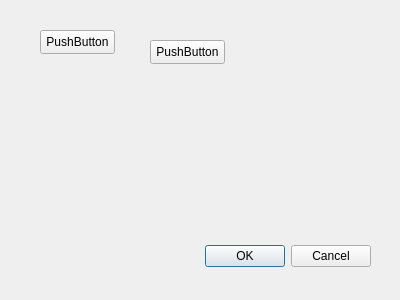
<?xml version="1.0" encoding="UTF-8"?>
<ui version="4.0">
 <class>Dialog</class>
 <widget class="QDialog" name="Dialog">
  <property name="geometry">
   <rect>
    <x>0</x>
    <y>0</y>
    <width>400</width>
    <height>300</height>
   </rect>
  </property>
  <property name="windowTitle">
   <string>Dialog</string>
  </property>
  <widget class="QDialogButtonBox" name="buttonBox">
   <property name="geometry">
    <rect>
     <x>30</x>
     <y>240</y>
     <width>341</width>
     <height>32</height>
    </rect>
   </property>
   <property name="orientation">
    <enum>Qt::Horizontal</enum>
   </property>
   <property name="standardButtons">
    <set>QDialogButtonBox::Cancel|QDialogButtonBox::Ok</set>
   </property>
  </widget>
  <widget class="QPushButton" name="pushButton">
   <property name="geometry">
    <rect>
     <x>40</x>
     <y>30</y>
     <width>75</width>
     <height>24</height>
    </rect>
   </property>
   <property name="text">
    <string>PushButton</string>
   </property>
  </widget>
  <widget class="QPushButton" name="pushButton_2">
   <property name="geometry">
    <rect>
     <x>150</x>
     <y>40</y>
     <width>75</width>
     <height>24</height>
    </rect>
   </property>
   <property name="text">
    <string>PushButton</string>
   </property>
  </widget>
 </widget>
 <resources/>
 <connections>
  <connection>
   <sender>buttonBox</sender>
   <signal>accepted()</signal>
   <receiver>Dialog</receiver>
   <slot>accept()</slot>
   <hints>
    <hint type="sourcelabel">
     <x>248</x>
     <y>254</y>
    </hint>
    <hint type="destinationlabel">
     <x>157</x>
     <y>274</y>
    </hint>
   </hints>
  </connection>
  <connection>
   <sender>buttonBox</sender>
   <signal>rejected()</signal>
   <receiver>Dialog</receiver>
   <slot>reject()</slot>
   <hints>
    <hint type="sourcelabel">
     <x>316</x>
     <y>260</y>
    </hint>
    <hint type="destinationlabel">
     <x>286</x>
     <y>274</y>
    </hint>
   </hints>
  </connection>
 </connections>
</ui>
